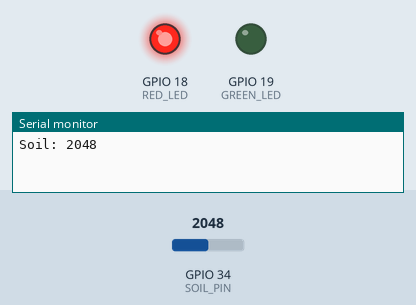
This sketch was run on a simulated ESP32. On the bench: output pins drawn as LEDs (lit = HIGH), the last lines printed to the serial monitor. The inputs (shaded band) are chosen by the test bench; at power-on: GPIO 34 (SOIL_PIN) = 2048. WiFi joins after 1.5 s; servers stay silent unless stated.

Above: at 3.0 s.
3.1 s: GPIO 34 (SOIL_PIN) set to 1929
At 4.4 s:
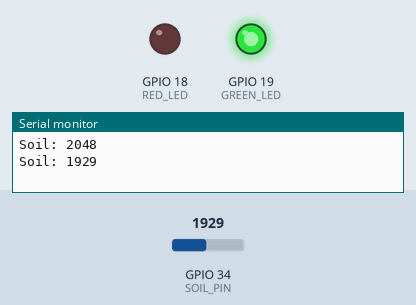
5.3 s: GPIO 34 (SOIL_PIN) set to 2040
At 7.0 s:
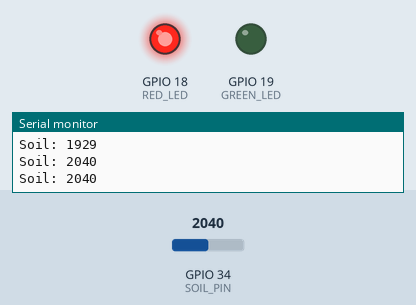
7.3 s: GPIO 34 (SOIL_PIN) set to 1960
At 8.6 s:
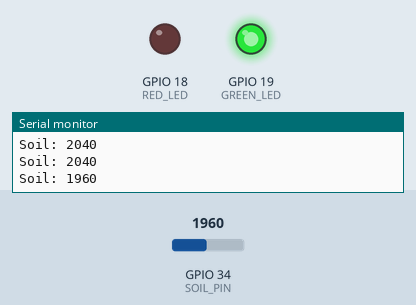
Timing chart, 0 to 10.3 s (numbered marks = the images above; inputs shaded):
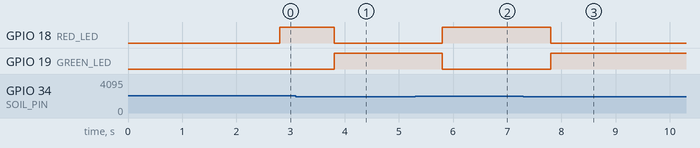

Measured:
- the behaviour switches between 2001 and 2000 on GPIO 34 (SOIL_PIN) (found by bisection; images 0 and 1)
- after the input at 3.1 s, GPIO 18 (RED_LED): HIGH → LOW after 0.70 s; GPIO 19 (GREEN_LED): LOW → HIGH after 0.70 s
- after the input at 5.3 s, GPIO 18 (RED_LED): LOW → HIGH after 0.50 s; GPIO 19 (GREEN_LED): HIGH → LOW after 0.50 s
- after the input at 7.3 s, GPIO 18 (RED_LED): HIGH → LOW after 0.50 s; GPIO 19 (GREEN_LED): LOW → HIGH after 0.50 s

The sketch:

Smart_Soil_Monitor.ino
```cpp
#define BLYNK_TEMPLATE_ID "YOUR_TEMPLATE_ID"
#define BLYNK_TEMPLATE_NAME "YOUR_TEMPLATE_NAME"
#define BLYNK_AUTH_TOKEN "YOUR_AUTH_TOKEN"

#include <WiFi.h>
#include <BlynkSimpleEsp32.h>

char ssid[] = "YOUR_WIFI_NAME";
char pass[] = "YOUR_WIFI_PASSWORD";

#define SOIL_PIN 34
#define RED_LED 18
#define GREEN_LED 19

int threshold = 2000;  // adjust after testing

BlynkTimer timer;

void sendSoilData() {

  int soilValue = analogRead(SOIL_PIN);

  Serial.print("Soil: ");
  Serial.println(soilValue);

  // Send value to Blynk
  Blynk.virtualWrite(V1, soilValue);

  if (soilValue > threshold) {
    // DRY

    digitalWrite(RED_LED, HIGH);
    digitalWrite(GREEN_LED, LOW);

    Blynk.virtualWrite(V2, "DRY");
    Blynk.setProperty(V2, "color", "#FF0000"); // RED

    // Notification
    Blynk.logEvent("soil_alert", "Soil is dry! Water needed");

  } else {
    // WET

    digitalWrite(RED_LED, LOW);
    digitalWrite(GREEN_LED, HIGH);

    Blynk.virtualWrite(V2, "WET");
    Blynk.setProperty(V2, "color", "#00FF00"); // GREEN
  }
}

void setup() {
  Serial.begin(115200);

  pinMode(RED_LED, OUTPUT);
  pinMode(GREEN_LED, OUTPUT);

  Blynk.begin(BLYNK_AUTH_TOKEN, ssid, pass);

  timer.setInterval(1000L, sendSoilData);
}

void loop() {
  Blynk.run();
  timer.run();
}
```
